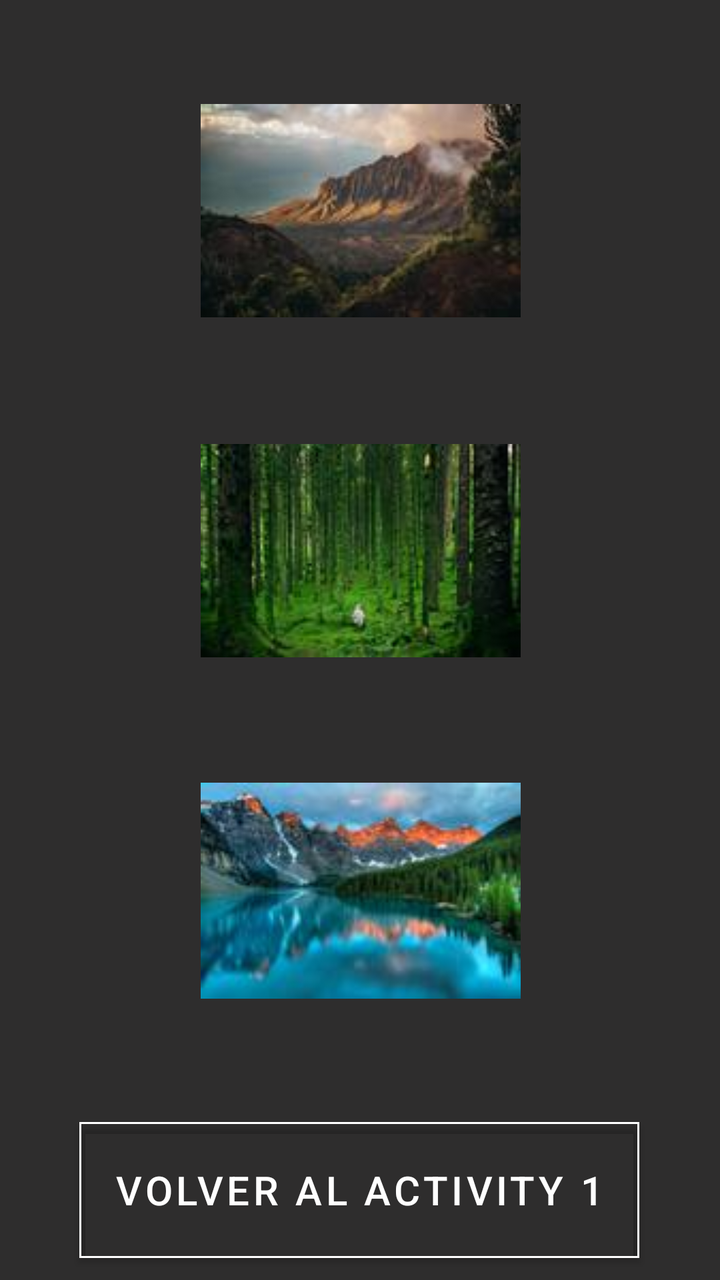
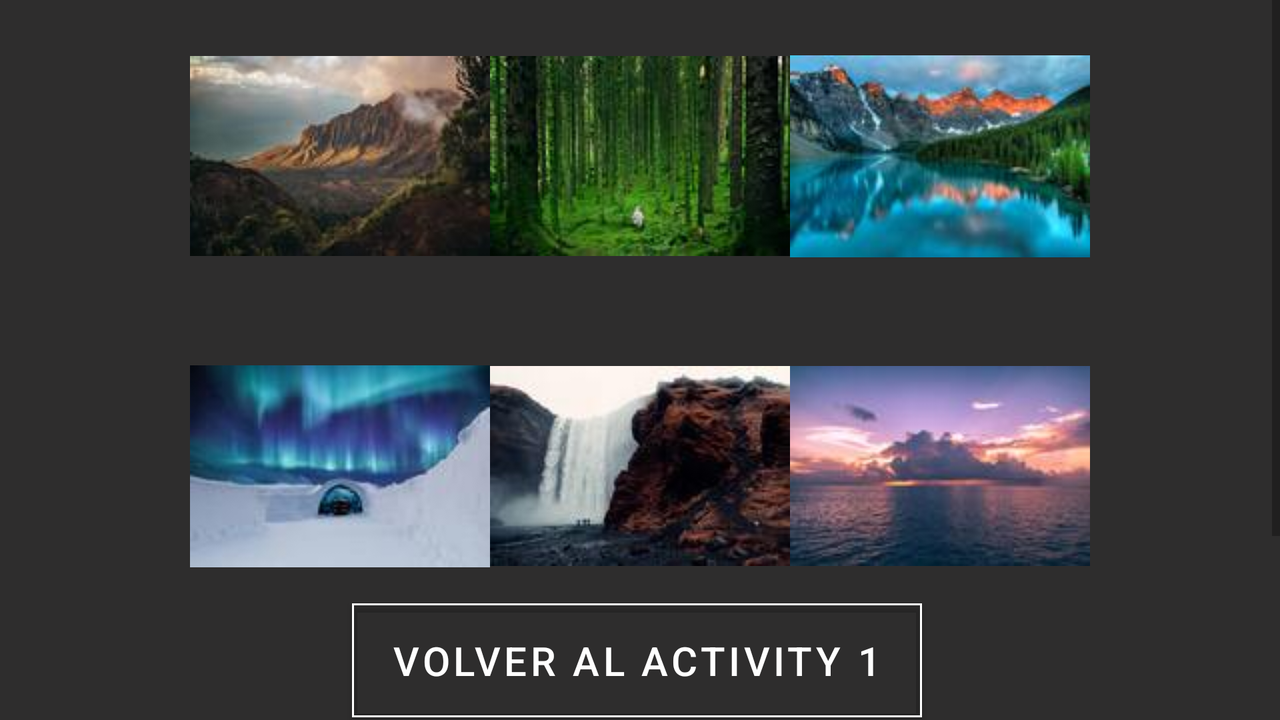

Compare how this app lays out the same screen by default and in its alternative resource folder. The renders come first, then the two layout files and the values they reference.
<!-- AndroidManifest.xml: application theme Theme.PAC_DESARROLLO -->
<!-- res/layout/activity_main4.xml -->
<?xml version="1.0" encoding="utf-8"?>
<androidx.constraintlayout.widget.ConstraintLayout xmlns:android="http://schemas.android.com/apk/res/android"
    xmlns:app="http://schemas.android.com/apk/res-auto"
    xmlns:tools="http://schemas.android.com/tools"
    android:layout_width="match_parent"
    android:layout_height="match_parent"
    android:background="#2E2D2D">

    
    <ScrollView
        android:id="@+id/scrollView2"
        android:layout_width="410dp"
        android:layout_height="600dp"
        app:layout_constraintBottom_toTopOf="@+id/button"
        app:layout_constraintEnd_toEndOf="parent"
        app:layout_constraintStart_toStartOf="parent"
        app:layout_constraintTop_toTopOf="parent">

        
        <LinearLayout
            android:layout_width="match_parent"
            android:layout_height="wrap_content"
            android:gravity="center"
            android:orientation="vertical"
            app:layout_constraintBottom_toTopOf="parent"
            app:layout_constraintEnd_toEndOf="parent"
            app:layout_constraintStart_toStartOf="parent"
            app:layout_constraintTop_toTopOf="parent">


            <ImageView
                android:id="@+id/imageView2"
                android:layout_width="160dp"
                android:layout_height="160dp"
                android:layout_marginTop="70dp"
                android:layout_marginBottom="10dp"
                app:srcCompat="@drawable/imagen1"
                tools:layout_editor_absoluteX="16dp"
                tools:layout_editor_absoluteY="106dp" />

            <ImageView
                android:id="@+id/imageView3"
                android:layout_width="160dp"
                android:layout_height="160dp"
                android:layout_marginBottom="10dp"
                app:srcCompat="@drawable/imagen2"
                tools:layout_editor_absoluteX="58dp"
                tools:layout_editor_absoluteY="349dp" />

            <ImageView
                android:id="@+id/imageView4"
                android:layout_width="160dp"
                android:layout_height="160dp"
                android:layout_marginBottom="10dp"
                app:srcCompat="@drawable/imagen3"
                tools:layout_editor_absoluteX="160dp"
                tools:layout_editor_absoluteY="266dp" />

            <ImageView
                android:id="@+id/imageView5"
                android:layout_width="160dp"
                android:layout_height="160dp"
                android:layout_marginBottom="10dp"
                app:srcCompat="@drawable/imagen4"
                tools:layout_editor_absoluteX="166dp"
                tools:layout_editor_absoluteY="194dp" />

            <ImageView
                android:id="@+id/imageView6"
                android:layout_width="160dp"
                android:layout_height="160dp"
                android:layout_marginBottom="10dp"
                app:srcCompat="@drawable/imagen5"
                tools:layout_editor_absoluteX="155dp"
                tools:layout_editor_absoluteY="168dp" />

            <ImageView
                android:id="@+id/imageView7"
                android:layout_width="160dp"
                android:layout_height="160dp"
                android:layout_marginBottom="10dp"
                app:srcCompat="@drawable/imagen6"
                tools:layout_editor_absoluteX="238dp"
                tools:layout_editor_absoluteY="321dp" />
        </LinearLayout>
    </ScrollView>

    
    <Button
        android:id="@+id/button"
        android:layout_width="280dp"
        android:layout_height="80dp"
        android:layout_marginBottom="50dp"
        android:text="Volver al Activity 1"
        android:textColor="@color/white"
        android:textSize="20sp"
        app:backgroundTint="@android:color/transparent"
        app:cornerRadius="0dp"
        app:layout_constraintBottom_toBottomOf="parent"
        app:layout_constraintEnd_toEndOf="parent"
        app:layout_constraintHorizontal_bias="0.496"
        app:layout_constraintStart_toStartOf="parent"
        app:layout_constraintTop_toBottomOf="@+id/scrollView2"
        app:rippleColor="#33FF0000"
        app:strokeColor="@color/white"
        app:strokeWidth="1dp" />

</androidx.constraintlayout.widget.ConstraintLayout>
<!-- resources referenced by this layout -->
<resources>
  <!-- drawable imagen1: jpg bitmap (drawable, 6331 bytes) -->
  <!-- drawable imagen2: jpg bitmap (drawable, 7178 bytes) -->
  <!-- drawable imagen3: jpg bitmap (drawable, 7102 bytes) -->
  <!-- drawable imagen4: jpg bitmap (drawable, 5537 bytes) -->
  <!-- drawable imagen5: jpg bitmap (drawable, 6697 bytes) -->
  <!-- drawable imagen6: jpg bitmap (drawable, 6193 bytes) -->
  <style name="Theme.PAC_DESARROLLO" parent="Theme.MaterialComponents.DayNight.DarkActionBar">
          
          <item name="colorPrimary">@color/purple_500</item>
          <item name="colorPrimaryVariant">@color/purple_700</item>
          <item name="colorOnPrimary">@color/white</item>
          
          <item name="colorSecondary">@color/teal_200</item>
          <item name="colorSecondaryVariant">@color/teal_700</item>
          <item name="colorOnSecondary">@color/black</item>
          
          <item name="android:statusBarColor" tools:targetApi="l">?attr/colorPrimaryVariant</item>
          
      </style>
</resources>
<!-- res/layout-land/activity_main4.xml (the repository's variant of the layout above) -->
<!-- drawn on the phone turned sideways -->
<?xml version="1.0" encoding="utf-8"?>
<androidx.constraintlayout.widget.ConstraintLayout xmlns:android="http://schemas.android.com/apk/res/android"
    xmlns:app="http://schemas.android.com/apk/res-auto"
    xmlns:tools="http://schemas.android.com/tools"
    android:layout_width="match_parent"
    android:layout_height="match_parent"
    android:background="#2E2D2D">

    
    <ScrollView
        android:id="@+id/scrollView2"
        android:layout_width="match_parent"
        android:layout_height="wrap_content"
        app:layout_constraintBottom_toTopOf="@+id/button"
        app:layout_constraintEnd_toEndOf="parent"
        app:layout_constraintStart_toStartOf="parent"
        app:layout_constraintTop_toTopOf="parent">

        
        <LinearLayout
            android:layout_width="match_parent"
            android:layout_height="wrap_content"
            android:gravity="center"
            android:orientation="vertical"
            app:layout_constraintBottom_toTopOf="parent"
            app:layout_constraintEnd_toEndOf="parent"
            app:layout_constraintStart_toStartOf="parent"
            app:layout_constraintTop_toTopOf="parent">


            <LinearLayout
                android:layout_width="match_parent"
                android:layout_height="wrap_content"
                android:gravity="center"
                app:layout_constraintBottom_toTopOf="parent"
                app:layout_constraintEnd_toEndOf="parent"
                app:layout_constraintStart_toStartOf="parent"
                app:layout_constraintTop_toTopOf="parent">

                <ImageView
                    android:id="@+id/imageView2"
                    android:layout_width="150dp"
                    android:layout_height="150dp"
                    android:layout_marginTop="50dp"
                    android:layout_marginBottom="15dp"
                    app:srcCompat="@drawable/imagen1"
                    tools:layout_editor_absoluteX="16dp"
                    tools:layout_editor_absoluteY="106dp" />

                <ImageView
                    android:id="@+id/imageView3"
                    android:layout_width="150dp"
                    android:layout_height="150dp"
                    android:layout_marginTop="50dp"
                    android:layout_marginBottom="15dp"
                    app:srcCompat="@drawable/imagen2"
                    tools:layout_editor_absoluteX="58dp"
                    tools:layout_editor_absoluteY="349dp" />

                <ImageView
                    android:id="@+id/imageView4"
                    android:layout_width="150dp"
                    android:layout_height="150dp"
                    android:layout_marginTop="50dp"
                    android:layout_marginBottom="15dp"
                    app:srcCompat="@drawable/imagen3"
                    tools:layout_editor_absoluteX="160dp"
                    tools:layout_editor_absoluteY="266dp" />
            </LinearLayout>


            <LinearLayout
                android:layout_width="match_parent"
                android:layout_height="wrap_content"
                android:gravity="center"
                app:layout_constraintBottom_toTopOf="parent"
                app:layout_constraintEnd_toEndOf="parent"
                app:layout_constraintStart_toStartOf="parent"
                app:layout_constraintTop_toTopOf="parent">

                <ImageView
                    android:id="@+id/imageView5"
                    android:layout_width="150dp"
                    android:layout_height="150dp"
                    android:layout_marginTop="10dp"
                    android:layout_marginBottom="15dp"
                    app:srcCompat="@drawable/imagen4"
                    tools:layout_editor_absoluteX="166dp"
                    tools:layout_editor_absoluteY="194dp" />

                <ImageView
                    android:id="@+id/imageView6"
                    android:layout_width="150dp"
                    android:layout_height="150dp"
                    android:layout_marginTop="10dp"
                    android:layout_marginBottom="15dp"
                    app:srcCompat="@drawable/imagen5"
                    tools:layout_editor_absoluteX="155dp"
                    tools:layout_editor_absoluteY="168dp" />

                <ImageView
                    android:id="@+id/imageView7"
                    android:layout_width="150dp"
                    android:layout_height="150dp"
                    android:layout_marginTop="10dp"
                    android:layout_marginBottom="15dp"
                    app:srcCompat="@drawable/imagen6"
                    tools:layout_editor_absoluteX="238dp"
                    tools:layout_editor_absoluteY="321dp" />
            </LinearLayout>
        </LinearLayout>
    </ScrollView>

    
    <Button
        android:id="@+id/button"
        android:layout_width="285dp"
        android:layout_height="69dp"
        android:layout_marginBottom="60dp"
        android:text="Volver al Activity 1"
        android:textColor="@color/white"
        android:textSize="20sp"
        app:backgroundTint="@android:color/transparent"
        app:cornerRadius="0dp"
        app:layout_constraintBottom_toBottomOf="parent"
        app:layout_constraintEnd_toEndOf="parent"
        app:layout_constraintHorizontal_bias="0.496"
        app:layout_constraintStart_toStartOf="parent"
        app:layout_constraintTop_toBottomOf="@+id/scrollView2"
        app:rippleColor="#33FF0000"
        app:strokeColor="@color/white"
        app:strokeWidth="1dp" />

</androidx.constraintlayout.widget.ConstraintLayout>
